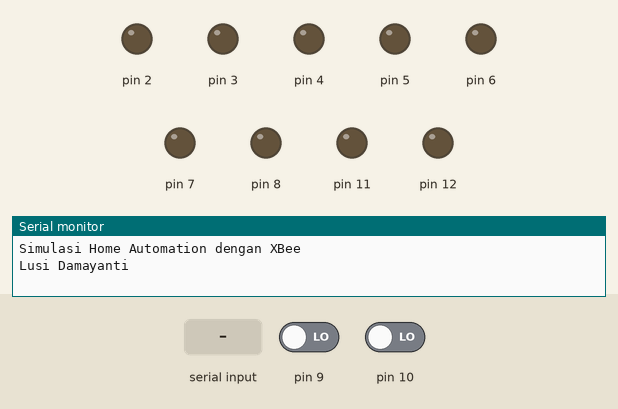
Recording of a sketch running on a simulated Arduino Uno, built with avr-gcc and run on an emulated ATmega328P. On the bench: output pins drawn as LEDs (lit = HIGH), the last lines printed to the serial monitor. The test bench sets the inputs (shaded band); at power-on: pin 9 LOW, pin 10 LOW.

Above: at 1.2 s.
1.3 s: "1" received over Serial
At 2.5 s:
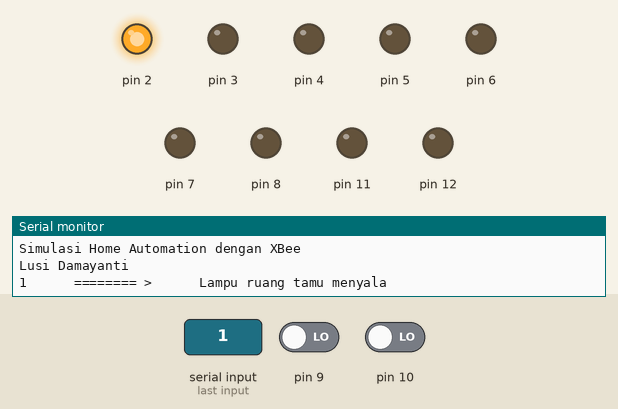
2.8 s: "7" received over Serial
At 3.7 s:
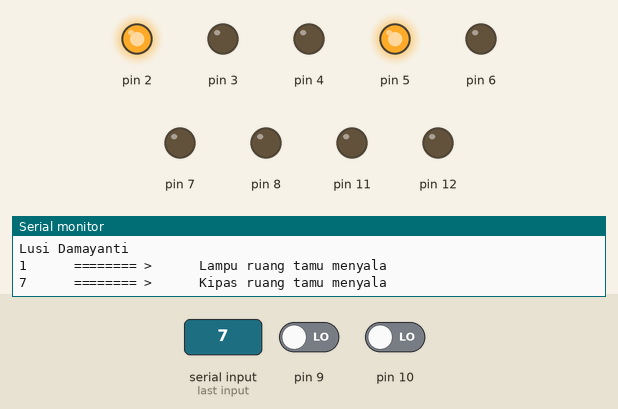
4.3 s: "4" received over Serial
At 4.9 s:
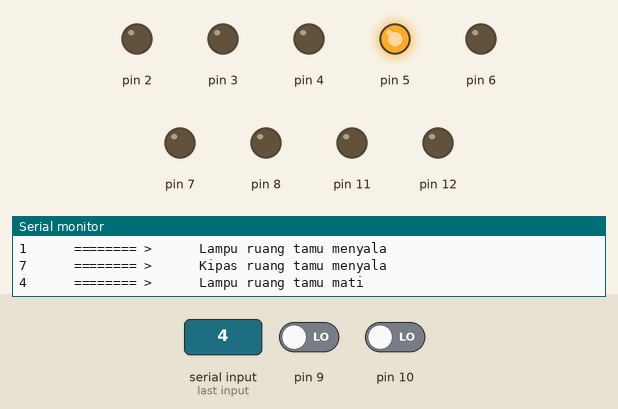
5.8 s: "8" received over Serial
At 7.0 s:
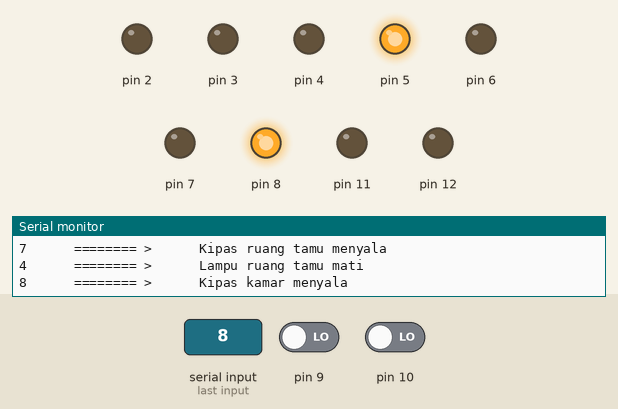
7.3 s: "2" received over Serial
At 8.3 s:
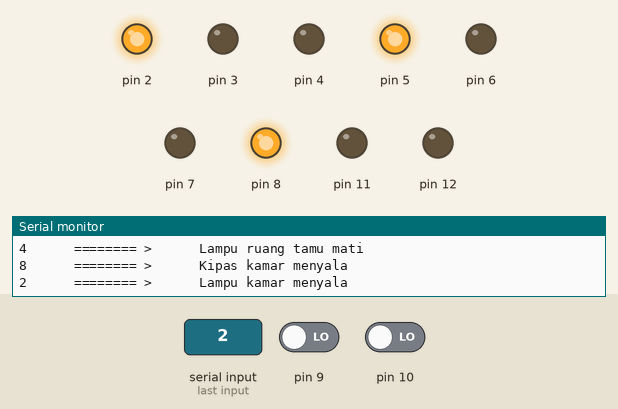
8.8 s: "9" received over Serial
At 9.5 s:
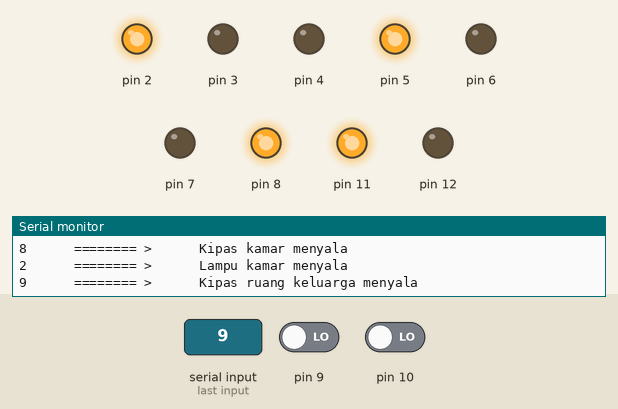
Timing chart, 0 to 11.3 s (numbered marks = the images above; inputs shaded):
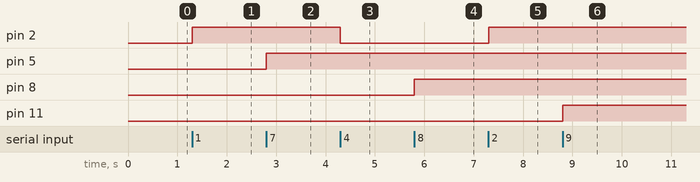

The sketch:

home_system.ino
```cpp
#include<LiquidCrystal.h>

LiquidCrystal lcd(A0,A1,A2,A3,A4,A5);

void setup() {
  Serial.begin(9600);
  for(int i = 2;i<=8;i++){
    pinMode(i,OUTPUT);
  }
  pinMode(11,OUTPUT);
  pinMode(12,OUTPUT);
  pinMode(9,INPUT);
  pinMode(10,INPUT);
  Serial.print("Simulasi Home Automation dengan XBee");
  Serial.println();
  Serial.println("Lusi Damayanti");
  Serial.println();
  Serial.println();
  Serial.println();
}

int i,state = 0;
int high9 = 0,high10 = 0;
int DataCheck = 0;

void loop() {
 if(Serial.available())
  {
    char data = Serial.read();
    Serial.print(data);
    Serial.print("      ======== >      ");

    if(data == '1'){DataCheck = 1; digitalWrite(2, HIGH); Serial.println("Lampu ruang tamu menyala");}
    if(data == '2'){DataCheck = 1; digitalWrite(2, HIGH); Serial.println("Lampu kamar menyala");}
    if(data == '3'){DataCheck = 1; digitalWrite(2, HIGH); Serial.println("Lampu kamar mandi menyala");}
    if(data == '4'){DataCheck = 1; digitalWrite(2, LOW); Serial.println("Lampu ruang tamu mati");}
    if(data == '5'){DataCheck = 1; digitalWrite(2, LOW); Serial.println("Lampu kamar mati");}
    if(data == '6'){DataCheck = 1; digitalWrite(2, LOW); Serial.println("Lampu kamar mandi mati");}

    if(data == '7'){DataCheck = 1; digitalWrite(6, LOW);digitalWrite(5, HIGH); Serial.println("Kipas ruang tamu menyala");}
    if(data == '8'){DataCheck = 1; digitalWrite(7, LOW);digitalWrite(8, HIGH); Serial.println("Kipas kamar menyala");}
    if(data == '9'){DataCheck = 1; digitalWrite(12, LOW);digitalWrite(11, HIGH); Serial.println("Kipas ruang keluarga menyala");}
    if(data == '*'){DataCheck = 1; digitalWrite(5, LOW);digitalWrite(6, LOW); Serial.println("Kipas ruang tamu mati");}
    if(data == '0'){DataCheck = 1; digitalWrite(7, LOW);digitalWrite(8,  LOW); Serial.println("Kipas kamar mati");}
    if(data == '#'){DataCheck = 1; digitalWrite(11, LOW);digitalWrite(12,  LOW); Serial.println("Kipas ruang keluarga mati");}
    if(DataCheck == 0){Serial.println("Perintah Salah. Silakan ulangi !!! ");}
    Serial.println();
    DataCheck = 0;
  }

 if(digitalRead(9)==1 && high9 ==0){
  Serial.print(91);
  Serial.println("    -->  GAS DETECTED");
  high9 = 1;
 }
 else if(digitalRead(9)==0 && high9 == 1){
  Serial.print(90);
  Serial.println("    -->  GAS NOT DETECTED");
  high9 = 0;
 }
 else if(digitalRead(10)==1 && high10 ==0){
  Serial.print(101);
  Serial.println("    -->  FLAME DETECTED");
  high10 = 1;
 }
 else if(digitalRead(10)==0 && high10 == 1){
  Serial.print(100);
  Serial.println("    -->  FLAME NOT DETECTED");
  high10 = 0;
 }
}
```

Measured:
- after the input at 1.3 s, pin 2: LOW → HIGH at once
- after the input at 2.8 s, pin 5: LOW → HIGH at once
- after the input at 4.3 s, pin 2: HIGH → LOW at once
- after the input at 5.8 s, pin 8: LOW → HIGH at once
- after the input at 7.3 s, pin 2: LOW → HIGH at once
- after the input at 8.8 s, pin 11: LOW → HIGH at once
